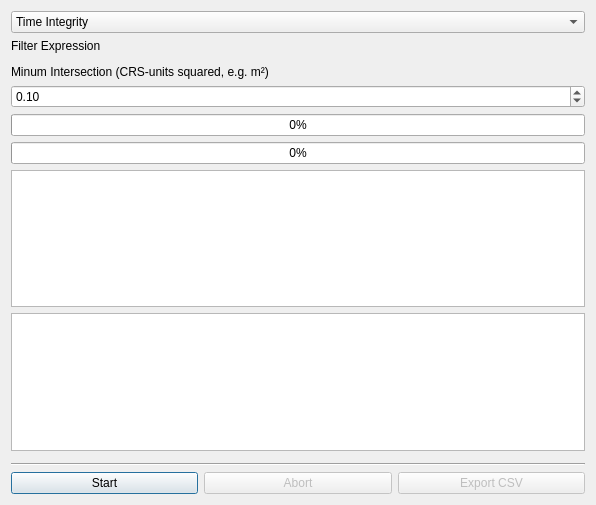
<?xml version="1.0" encoding="UTF-8"?>
<ui version="4.0">
 <class>Dialog</class>
 <widget class="QDialog" name="Dialog">
  <property name="geometry">
   <rect>
    <x>0</x>
    <y>0</y>
    <width>596</width>
    <height>505</height>
   </rect>
  </property>
  <property name="windowTitle">
   <string>Perform Integrity Checks</string>
  </property>
  <layout class="QGridLayout" name="gridLayout">
   <item row="0" column="0">
    <layout class="QVBoxLayout" name="verticalLayout">
     <item>
      <widget class="QComboBox" name="checkTypeComboBox">
       <item>
        <property name="text">
         <string comment="time">Time Integrity</string>
        </property>
       </item>
       <item>
        <property name="text">
         <string comment="date">Date Integrity</string>
        </property>
       </item>
       <item>
        <property name="text">
         <string comment="spatial">Spatial Integrity</string>
        </property>
       </item>
       <item>
        <property name="text">
         <string comment="geometric">Geometric Integrity</string>
        </property>
       </item>
      </widget>
     </item>
     <item>
      <widget class="QLabel" name="label">
       <property name="text">
        <string>Filter Expression</string>
       </property>
      </widget>
     </item>
     <item>
      <layout class="QHBoxLayout" name="horizontalLayout"/>
     </item>
     <item>
      <widget class="QgsFieldExpressionWidget" name="mFieldExpressionWidget"/>
     </item>
     <item>
      <widget class="QLabel" name="label_2">
       <property name="text">
        <string>Minum Intersection (CRS-units squared, e.g. m²)</string>
       </property>
      </widget>
     </item>
     <item>
      <widget class="QDoubleSpinBox" name="doubleSpinBox">
       <property name="maximum">
        <double>100000000.000000000000000</double>
       </property>
       <property name="singleStep">
        <double>0.100000000000000</double>
       </property>
       <property name="value">
        <double>0.100000000000000</double>
       </property>
      </widget>
     </item>
     <item>
      <widget class="QProgressBar" name="progressBar">
       <property name="value">
        <number>0</number>
       </property>
      </widget>
     </item>
     <item>
      <widget class="QProgressBar" name="progressBarFeature">
       <property name="value">
        <number>0</number>
       </property>
      </widget>
     </item>
     <item>
      <widget class="QPlainTextEdit" name="reportTextEdit"/>
     </item>
     <item>
      <widget class="QTableWidget" name="tableWidget">
       <property name="enabled">
        <bool>true</bool>
       </property>
       <property name="alternatingRowColors">
        <bool>true</bool>
       </property>
       <property name="sortingEnabled">
        <bool>false</bool>
       </property>
       <attribute name="horizontalHeaderShowSortIndicator" stdset="0">
        <bool>false</bool>
       </attribute>
       <attribute name="horizontalHeaderStretchLastSection">
        <bool>true</bool>
       </attribute>
      </widget>
     </item>
     <item>
      <widget class="QgsFileWidget" name="mQgsFileWidget">
       <property name="storageMode">
        <enum>QgsFileWidget::SaveFile</enum>
       </property>
      </widget>
     </item>
     <item>
      <widget class="Line" name="line">
       <property name="orientation">
        <enum>Qt::Horizontal</enum>
       </property>
      </widget>
     </item>
     <item>
      <layout class="QHBoxLayout" name="horizontalLayout_3">
       <item>
        <widget class="QPushButton" name="startButton">
         <property name="text">
          <string>Start</string>
         </property>
        </widget>
       </item>
       <item>
        <widget class="QPushButton" name="abortButton">
         <property name="enabled">
          <bool>false</bool>
         </property>
         <property name="text">
          <string>Abort</string>
         </property>
        </widget>
       </item>
       <item>
        <widget class="QPushButton" name="exportButton">
         <property name="enabled">
          <bool>false</bool>
         </property>
         <property name="text">
          <string>Export CSV</string>
         </property>
        </widget>
       </item>
      </layout>
     </item>
    </layout>
   </item>
  </layout>
 </widget>
 <customwidgets>
  <customwidget>
   <class>QgsFieldExpressionWidget</class>
   <extends>QWidget</extends>
   <header>qgsfieldexpressionwidget.h</header>
  </customwidget>
  <customwidget>
   <class>QgsFileWidget</class>
   <extends>QWidget</extends>
   <header>qgsfilewidget.h</header>
  </customwidget>
 </customwidgets>
 <resources/>
 <connections/>
</ui>
